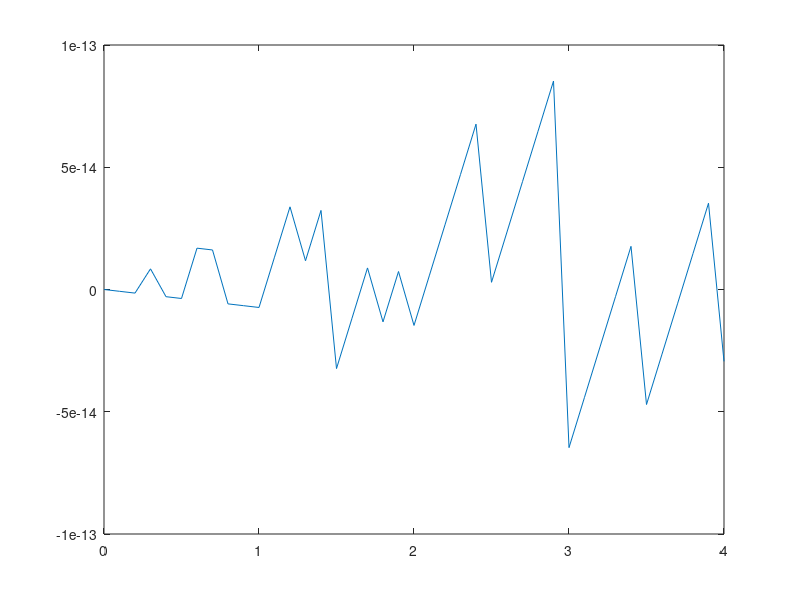
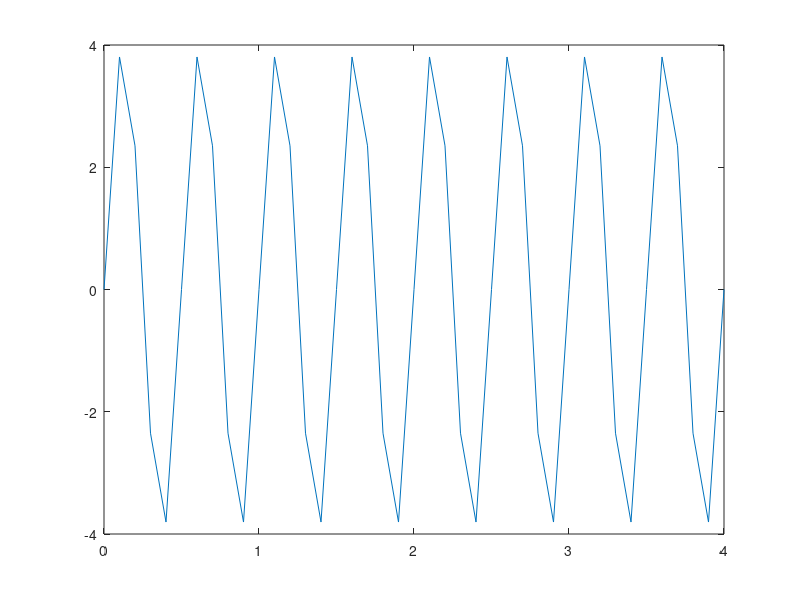
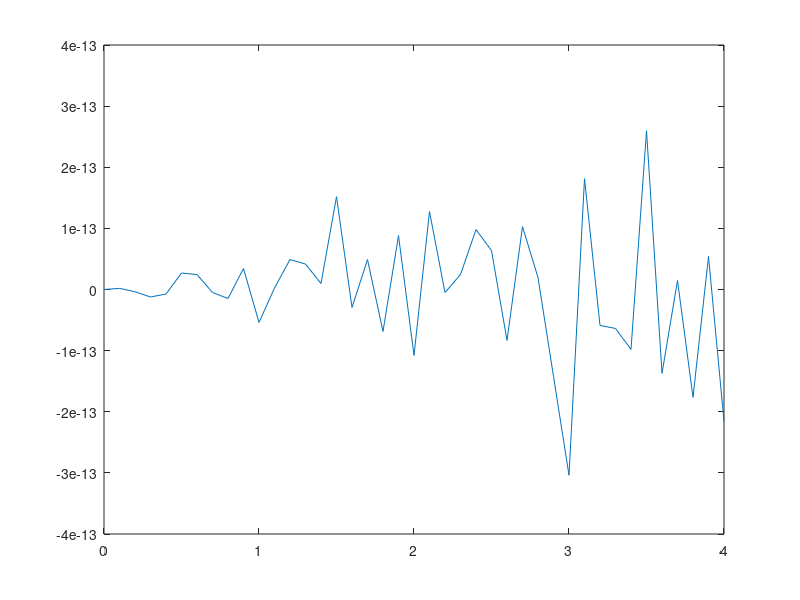
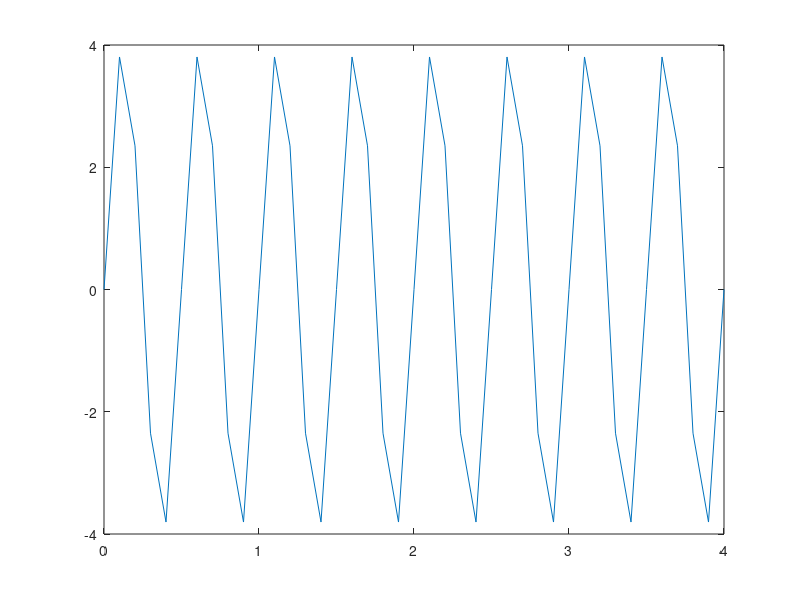

Recreate these plots in MATLAB, in order.
clc
clear all
close all

A1 = 3;
f1 = 10;
A2 = 4;
f2 = 12;
A3 = 5;
f3 = 15;
t = 0:0.1:4;

%Sin wave code - Composite Signal, Continuous - without subplot
%f(x) = A*sin(2*pi*f*t)
f1_t = A1 * sin(2*pi*f1*t);
f2_t = A2 * sin(2*pi*f2*t);
f3_t = A3 * sin(2*pi*f3*t);
f_t = f1_t + f2_t + f3_t;

figure(1);
plot(t, f1_t);

figure(2);
plot(t, f2_t);

figure(3);
plot(t, f3_t);

figure(4);
plot(t, f_t);